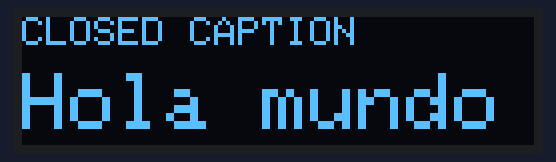
Bench run of a sketch on a simulated ESP32. Shown: 128×32 one-colour display. What the sketch prints to the serial monitor is not drawn.

Above: at 1.1 s.

The sketch:

prueba_pantallaArduino.ino
```cpp
// Librerias necesarias Adafruit SSD1306, - Adafruit GFX Library


#include <Arduino.h>
#include <Wire.h>
#include <Adafruit_GFX.h>
#include <Adafruit_SSD1306.h>

// ========================================
// CONFIGURACION PANTALLA OLED
// ========================================

#define SCREEN_WIDTH 128
#define SCREEN_HEIGHT 32

#define OLED_SDA 21
#define OLED_SCK 22

#define OLED_RESET -1

Adafruit_SSD1306 display(
  SCREEN_WIDTH,
  SCREEN_HEIGHT,
  &Wire,
  OLED_RESET
);

// ========================================
// SETUP
// ========================================

void setup() {

  Serial.begin(115200);
  delay(1000);

  Serial.println("Iniciando pantalla OLED...");

  // Iniciar comunicacion I2C
  Wire.begin(OLED_SDA, OLED_SCK);

  // Inicializar pantalla
  if (!display.begin(SSD1306_SWITCHCAPVCC, 0x3C)) {

    Serial.println("ERROR: No se pudo iniciar OLED");

    while (true) {
      delay(1000);
    }
  }

  Serial.println("OLED iniciada correctamente");

  // Limpiar pantalla
  display.clearDisplay();

  // Configurar texto
  display.setTextSize(1);
  display.setTextColor(SSD1306_WHITE);

  // Primera linea
  display.setCursor(0, 0);
  display.println("CLOSED CAPTION");

  // Segunda linea
  display.setTextSize(2);
  display.setCursor(0, 14);
  display.println("Hola mundo");

  // Mostrar contenido
  display.display();
}

// ========================================
// LOOP
// ========================================

void loop() {
  // No necesitamos actualizar la pantalla
}
```
